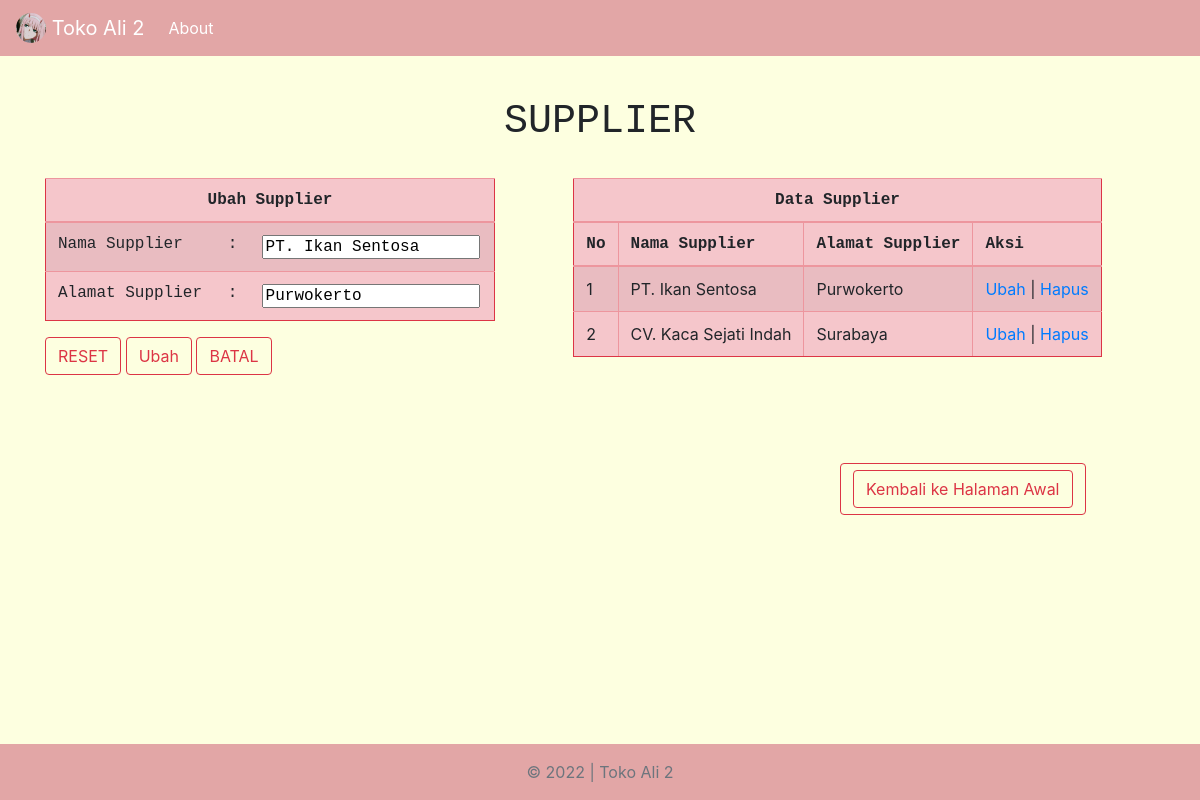
/php/supplier.php?Ubah=6, run on the app's committed database.
### tables this page shows
CREATE TABLE `supplier` (
  `kd_supp` int(10) NOT NULL,
  `nm_supp` varchar(40) NOT NULL,
  `alamat_supp` varchar(40) NOT NULL
);

### php/supplier.php (the view, shortened to what this page needs)
<?php
function query($query)
{
  $conn = mysqli_connect('localhost', 'root', '', 'kelompok3web');
  $result = mysqli_query($conn, $query) or die(mysqli_error($conn));
  $rows = [];
  while ($row = mysqli_fetch_assoc($result)) {
    $rows[] = $row;
  }
  return $rows;
}
$supplier = query("SELECT * FROM supplier");
?>
  <?php endif;
$aksi = 'Tambah';
$nama = null;
$alamat = null;
$a = null;
if (isset($_GET['Ubah'])) :
  $id = $_GET['Ubah'];
  $ambil = query("SELECT * FROM supplier WHERE kd_supp = '$id'");
  $aksi = 'Ubah';
  $nama = $ambil[0]['nm_supp'];
  $alamat = $ambil[0]['alamat_supp'];
  $a = 'autofocus';
  ?>
<?php
endif; ?>
<!doctype html>
<html lang="en">
<head>
  <link rel="stylesheet" href="..\css\bootstrap.css">
</head>
<body>
  <header>
    <nav class="navbar navbar-expand-md navbar-dark fixed-top " style="background-color: rgb(226, 166, 166);">
      <a class="navbar-brand" href="index.php">
        <img src="..\img\zero-two.jpg" alt="judul" width="30" height="30" class="d-inline-block align-top rounded-circle">
        Toko Ali 2
      </a>
      <div class="collapse navbar-collapse" id="navbarCollapse">
        <ul class="navbar-nav mr-auto">
          <li class="nav-item active">
            <a class="nav-link" href="about.php">About</a>
          </li>
        </ul>
      </div>
    </nav>
  </header>
  <main>
    <body style="margin-top: 50px; background-color: #fdffe0;">
      <br>
      <h1 style="text-align: center;" class="q"> SUPPLIER</h1><br>
      <div class="container">
        <div class="row ">
          <div class="col-md-5 ">
            <form action="" method="POST">
              <table class="table table-striped table-danger table-hover border border-danger" style="width: 450px; margin-left: auto; margin-right: auto; margin-top: auto;">
                <thead class="thead-danger">
                  <th class="q" colspan="3" style="text-align: center;"><?= $aksi; ?> Supplier</th>
                </thead>
                <tbody>
                  <tr class="q">
                    <td>Nama Supplier</td>
                    <td>:</td>
                    <td><input type="text" name="nama" <?= $a; ?> value="<?= $nama; ?>"></td>
                  </tr>
                  <tr class="q">
                    <td>Alamat Supplier</td>
                    <td>:</td>
                    <td><input type="text" name="alamat" value="<?= $alamat; ?>"></td>
                  </tr>
                </tbody>
              </table>
              <button class="btn btn-outline-danger " type="button">RESET</button>
              <button class="btn btn-outline-danger" type="submit" name="<?= $aksi; ?>" id="<?= $aksi; ?>"><?= $aksi; ?></button>
              <?php if (isset($_GET['Ubah'])) : ?>
                <a href="supplier.php" class="btn btn-outline-danger">BATAL</a>
              <?php endif; ?>
            </form>
          </div>
          <div class="col-md-7 ">
            <table class="table table-striped table-danger table-hover border border-danger" style="width: auto; margin-left: auto; margin-right: auto; margin-top: auto;" border="1">
              <thead class="thead-danger">
                <tr>
                  <th class="q" colspan="9" style="text-align: center;">Data Supplier</th>
                </tr>
                <tr class="q" class="text-center">
                  <th scope="col">No</th>
                  <th scope="col">Nama Supplier</th>
                  <th scope="col">Alamat Supplier</th>
                  <th scope="col">Aksi</th>
                </tr>
              </thead>
              <tbody>
                <?php
                $no = 1;
                foreach ($supplier as $b) : ?>
                  <tr>
                    <td><?= $no++; ?></td>
                    <td><?= $b['nm_supp']; ?></td>
                    <td><?= $b['alamat_supp']; ?></td>
                    <td>
                      <a href="?Ubah=<?= $b['kd_supp']; ?>">Ubah</a> |
                      <a href="?hapus=<?= $b['kd_supp']; ?>" onclick="confirm('apakah anda yakin?')">Hapus</a>
                    </td>
                  </tr>
                <?php endforeach; ?>
              </tbody>
            </table>
          </div>
        </div>
      </div>
      <br><br><br>
      <button type="button" class="btn btn-outline-danger " style="margin-left: 70%;">
        <a class="btn btn-outline-danger" href="index.php" role="button">Kembali ke Halaman Awal</a>
      </button>
  </main>
  <br>
  <footer class="footer  mt-auto py-3 fixed-bottom" style="background-color: rgb(226, 166, 166);">
    <div class="container text-center">
      <span class="text-muted">&copy; 2022 | Toko Ali 2</span>
    </div>
  </footer>
</body>
</html>

### php/supplier.php (style rules this page uses)
.q { font-family: 'Courier New', Courier, monospace; }

### data on the page
supplier: nama "PT. Ikan Sentosa", alamat "Purwokerto", nm_supp "PT. Ikan Sentosa", alamat_supp "Purwokerto"
supplier: nm_supp "CV. Kaca Sejati Indah", alamat_supp "Surabaya"

### other printed values
$aksi "Ubah"
